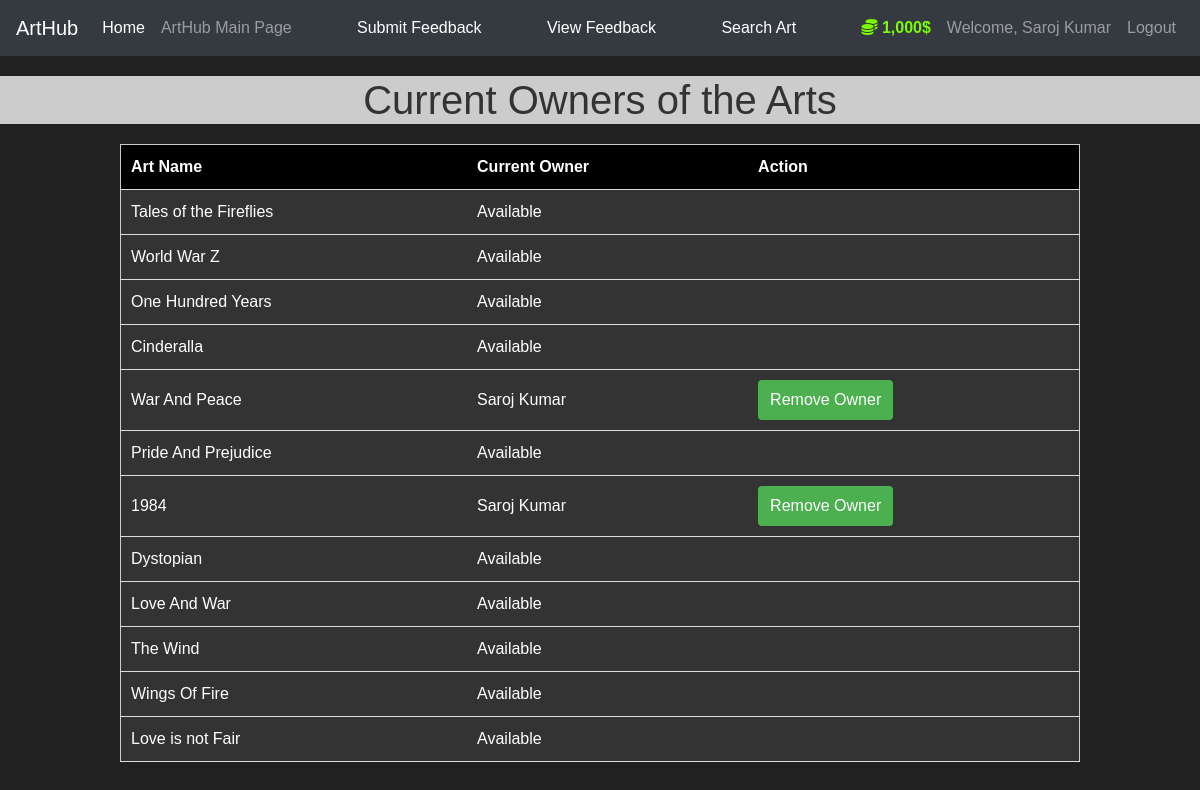
Screenshot of /current_owners (signed in) with the database file from the repository.
### market/models.py (models this page shows, shortened)
class User(db.Model, UserMixin):
    id=db.Column(db.Integer(), primary_key=True)
    username=db.Column(db.String(length=30), nullable=False, unique=True)
    email_address=db.Column(db.String(length=50),nullable=False,unique=True)
    password_hash=db.Column(db.String(length=60),nullable=False)
    budget=db.Column(db.Integer(),nullable=False, default=1000)
    is_admin = db.Column(db.Boolean(), nullable=False, server_default='0')
    items=db.relationship('Item',backref='owned_user',lazy=True)
    @property
    def prettier_budget(self):
        if len(str(self.budget)) >= 4:
            return f'{str(self.budget)[:-3]},{str(self.budget)[-3:]}$'
        else:
            return f"{self.budget}$"
    @property
    def password(self):
        return self.password

class Item(db.Model):
    id=db.Column(db.Integer(), primary_key=True)
    name=db.Column(db.String(length=30), nullable=False, unique=True)
    price= db.Column(db.Integer(), nullable=False )
    barcode=db.Column(db.String(length=12), nullable=False,unique=True)
    description=db.Column(db.String(length=1024), nullable=False, unique=True)
    category=db.Column(db.String(),nullable=False)
    owner=db.Column(db.Integer(),db.ForeignKey('user.id'))

### market/routes.py (the view)
@app.route('/current_owners')
def current_owners():
    items = Item.query.all()
    return render_template('current_owners.html', items=items)

### market/models.py (called while the page is built)
@login_manager.user_loader
def load_user(user_id):
    return User.query.get(int(user_id))

### market/templates/current_owners.html (shortened to what this page needs)
{% extends 'base.html' %}
{% block title %}
    <h1 style="text-align: center;background:#ccc;">Current Owners of the Arts</h1>
{% endblock %}
{% block content %}
    <table>
        <thead>
            <tr>
                <th style=background:black;>Art Name</th>
                <th style=background:black;>Current Owner</th>
                <th style=background:black;>Action</th>
            </tr>
        </thead>
        <tbody>
            {% for item in items %}
            <tr>
                <td>{{ item.name }}</td>
                <td>{{ item.owned_user.username if item.owned_user else "Available" }}</td>
                <td>
                    {% if item.owned_user %}
                    <form action="/remove_owner/{{ item.id }}" method="POST">
                        <button type="submit">Remove Owner</button>
                    </form>
                    {% endif %}
                </td>
            </tr>
            {% endfor %}
        </tbody>
    </table>
{% endblock %}

### market/templates/base.html (shortened to what this page needs)
<!doctype html>
<html lang="en">
   <head>
      <link rel="stylesheet" href="https://cdn.jsdelivr.net/npm/bootstrap@4.5.3/dist/css/bootstrap.min.css">
  </head>
  <body>
    <nav class="navbar navbar-expand-md navbar-dark bg-dark">
      <a class="navbar-brand" href="#">ArtHub</a>
      <div class="collapse navbar-collapse" id="navbarNav">
        <ul class="navbar-nav mr-auto">
            <li class="nav-item active">
                <a class="nav-link" href="{{ url_for('home_page') }}">Home <span class="sr-only">(current)</span></a>
            </li>
            <li class="nav-item">
                <a class="nav-link" href="{{ url_for('market_page') }}">ArtHub Main Page</a>
            </li>
        </ul>
        {% if current_user.is_authenticated %}
          {% if not current_user.is_admin %}
          <ul class="navbar-nav mr-auto">
            <li class="nav-item active">
              <a class="nav-link" href="{{ url_for('submit_feedback') }}">Submit Feedback</a>
            </li>
          </ul>
          {% endif %}
          <ul class="navbar-nav mr-auto">
            <li class="nav-item active">
              <a class="nav-link" href="{{ url_for('view_feedbacks') }}">View Feedback</a>
            </li>
          </ul>
          <ul class="navbar-nav mr-auto">
            <li class="nav-item active">
              <a class="nav-link" href="{{ url_for('search_books') }}">Search Art</a>
            </li>
          </ul>
        {% endif %}
        {% if current_user.is_authenticated %}
            <ul class="navbar-nav">
                {% if not current_user.is_admin %}
                <li class="nav-item">
                    <a class="nav-link" style="color: lawngreen; font-weight: bold">
                        <i class="fas fa-coins"></i>
                        {{ current_user.prettier_budget }}
                    </a>
                </li>
                {% endif %}
                <li class="nav-item">
                    <a class="nav-link">Welcome, {{ current_user.username }}</a>
                </li>
                <li class="nav-item">
                    <a class="nav-link" href="{{ url_for('logout_page') }}">Logout</a>
                </li>
            </ul>
          {% endif %}
      </div>
    </nav>
    {% block title %}
    {% endblock %}
      {% block content %}
      {% endblock %}
  </body>
</html>

### market/templates/current_owners.html (style rules this page uses)
body { font-family: Arial, sans-serif; background-color: #f0f0f0; margin: 0; padding: 0; }
h1 { text-align: center; color: #333; margin-top: 20px; }
table { width: 80%; margin: 20px auto; border-collapse: collapse; border: 1px solid #ccc; background-color: #fff; }
th, td { background: #333; padding: 10px; text-align: left; border-bottom: 1px solid #ddd; }
th { background: #333; background-color: #f2f2f2; }
td button { background-color: #4CAF50; color: white; padding: 8px 12px; border: none; cursor: pointer; border-radius: 4px; }
td { background: #333; }

### market/templates/base.html (style rules this page uses)
body { background-color: #212121; color: white }

### rows the page displays
User: prettier_budget "1,000$", username "Saroj Kumar"
Item: name "Tales of the Fireflies", owned_user "Available"
Item: name "World War Z", owned_user "Available"
Item: name "One Hundred Years", owned_user "Available"
Item: name "Cinderalla", owned_user "Available"
Item: name "War And Peace", owned_user "Saroj Kumar"
Item: name "Pride And Prejudice", owned_user "Available"
Item: name "1984", owned_user "Saroj Kumar"
Item: name "Dystopian", owned_user "Available"
Item: name "Love And War", owned_user "Available"
Item: name "The Wind", owned_user "Available"
Item: name "Wings Of Fire", owned_user "Available"
Item: name "Love is not Fair", owned_user "Available"
